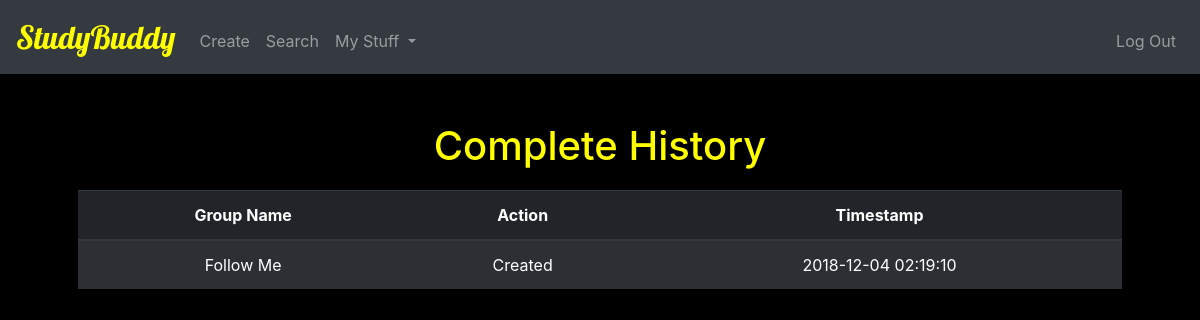
/complete_history (signed in), run on the app's committed database.
### tables this page shows
CREATE TABLE 'history' ('id' integer PRIMARY KEY AUTOINCREMENT NOT NULL, 'member_id' integer,'group_name' text, 'action' text, 'timestamp' timestamp DEFAULT CURRENT_TIMESTAMP);

### application.py (the view)
@app.route("/complete_history")
@login_required
def complete_history():
    current = session["user_id"]
    groups = db.execute("SELECT * FROM history WHERE member_id = :member_id", member_id=current)
    rows = []
    for group in groups:
        cells = {}
        cells["name"] =  group['group_name']
        cells["action"] = group['action']
        cells["timestamp"] = group['timestamp']
        rows.append(cells)
    return render_template("history.html", rows=rows)

### application.py (called while the page is built)
@app.after_request
def after_request(response):
    response.headers["Cache-Control"] = "no-cache, no-store, must-revalidate"
    response.headers["Expires"] = 0
    response.headers["Pragma"] = "no-cache"
    return response

### helpers.py (called while the page is built)
def login_required(f):
    @wraps(f)
    def decorated_function(*args, **kwargs):
        if session.get("user_id") is None:
            return redirect("/login")
        return f(*args, **kwargs)
    return decorated_function

### templates/history.html (shortened to what this page needs)
{% extends "layout.html" %}
{% block main %}
    <h1>Complete History</h1>
    {% if rows|length > 0 %}
        <div class="table-wrapper-scroll-y">
            <table class="table table-striped table-dark" style="width:100%">
                <thead id="heading">
                    <tr>
                        <th>Group Name</th>
                        <th>Action</th>
                        <th>Timestamp</th>
                    </tr>
                </thead>
                <tbody>
                    {% for row in rows %}
                        <tr>
                            <td>{{ row['name'] }}</td>
                            <td>{{ row['action'] }}</td>
                            <td>{{ row['timestamp'] }}</td>
                        </tr>
                    {% endfor %}
                </tbody>
            </table>
        </div>
    {% else %}
        <h2>You got nothing!</h2>
    {% endif %}
{% endblock %}

### static/styles.css (style rules this page uses)
body { background-color: black; color: yellow; }
.table-wrapper-scroll-y { display: block; max-height: 500px; overflow-y: auto; -ms-overflow-style: -ms-autohiding-scrollbar; margin-top: 20px; margin-bottom: 20px; }

### data on the page
history: name "Follow Me", action "Created", timestamp "2018-12-04 02:19:10"
